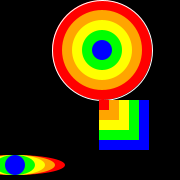
Frame 1 (no input)
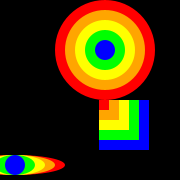
Frame 60 (the mouse pressed at the canvas centre just before this capture)
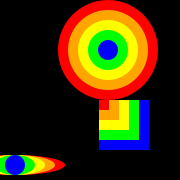
Frame 120 (the mouse held since frame 60 and released just before this capture)

The Processing sketch that drew these frames (run headless with seeded random() and noise(); from frame 60 on, the mouse is pressed at the canvas centre):

// Processing sketch: processing_8419
// ── processing_8419.pde

void setup() {
  size(180, 180);
  stroke(255);
}

void draw() {
   background(0);
  float s = map(second(), 0, 60, 0, 180);
  float m = map(minute(), 0, 60, 0, 180);
  float h = map(hour(), 0, 24, 0, 180);
  
//秒
fill(255,0,0);
ellipse(s,50,100,100); //圓心.長寬
smooth();
noStroke();

fill(255,165,0);
ellipse(s,50,80,80);

fill(255,255,0);
ellipse(s,50,60,60);

fill(0,255,0);
ellipse(s,50,40,40);

fill(0,0,255);
ellipse(s,50,20,20);

//分
 fill(0,0,255);
rect(m,100,50,50);
smooth();
noStroke();

 fill(0,255,0);
rect(m,100,40,40); 

 fill(255,255,0);
rect(m,100,30,30);

fill(255,165,0);
rect(m,100,20,20);

fill(255,0,0);
rect(m,100,10,10);
 
  fill(255,0,0);
  ellipse(h, 165, 100, 20);
   fill(255,165,0);
  ellipse(h, 165, 80, 20);
   fill(255,255,0);
  ellipse(h, 165, 60, 20);
   fill(0,255,0);
  ellipse(h, 165, 40, 20);
   fill(0,0,255);
  ellipse(h, 165, 20, 20);
}
